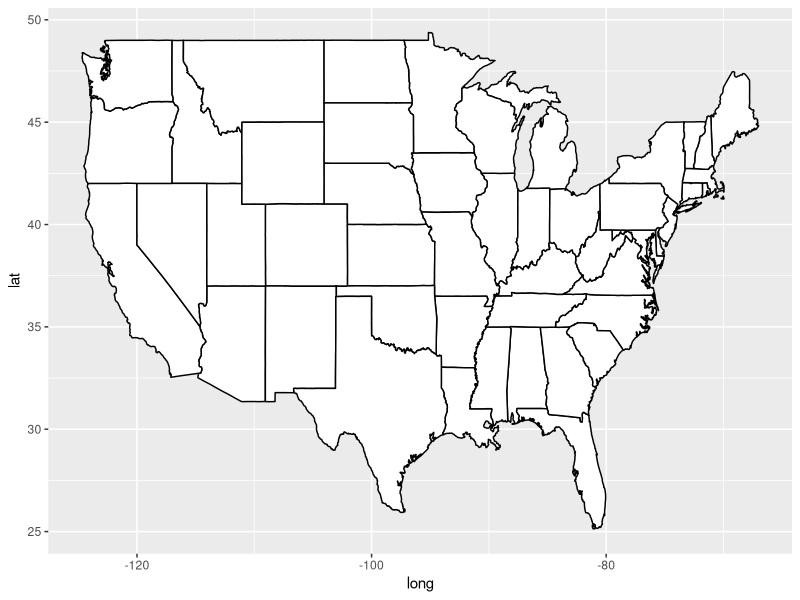

The R source for this figure: (Note: this script raises an error after producing the figure.)
library(maps)
library(ggplot2)
library(RColorBrewer)

#####################

states_map <- map_data("state")
ggplot(states_map, aes(x=long,y=lat,group=group)) + geom_polygon(fill="white",colour="black")
ggplot(states_map, aes(x=long,y=lat,group=group)) + geom_path + coord_map("mercator")

#####################

world_map <- map_data("world")
head(world_map)

#####################

east_asia <- map_data("world",region=c("Japan","China","North Korea","South Korea"))
ggplot(east_asia, aes(x=long,y=lat,group=group,fill=region)) + 
geom_polygon(colours="black")+
scale_fill_brewer(palette="Set2")

#Other Palettes : Accent,Paired, Set1

####################
IrlSet <- grep("Irel",world_map$region)
# IrlMap <- world_map[IrlSet,]
Ireland <- map_data("world",region=c("Ireland"))
ggplot(Ireland , aes(x=long,y=lat,group=group,fill=region)) + 
geom_polygon(colours="black")+
scale_fill_brewer(palette="Set2")
 # Not Great !
###################

NWE <- map_data("world",region=c("Portugal","Ireland","Italy","Greece","Spain"))
ggplot(NWE , aes(x=long,y=lat,group=group,fill=region)) + 
geom_polygon(colours="black")+
scale_fill_brewer(palette="Set1")


NZ1 <- map_data("world",region="New Zealand")
NZ1 <- subset(NZ1, long>0 &lat> -48)  #trim off outlying islands
ggplot(NZ1,aes(x=long,y=lat,group=group)) + geom_path()

NZ2 <- map_data("nz")
ggplot(NZ2,aes(x=long,y=lat,group=group)) + geom_path()

###################

crimes <-data.frame(state =tolower(rownames(USArrests)),USArrests)
head(crimes)
